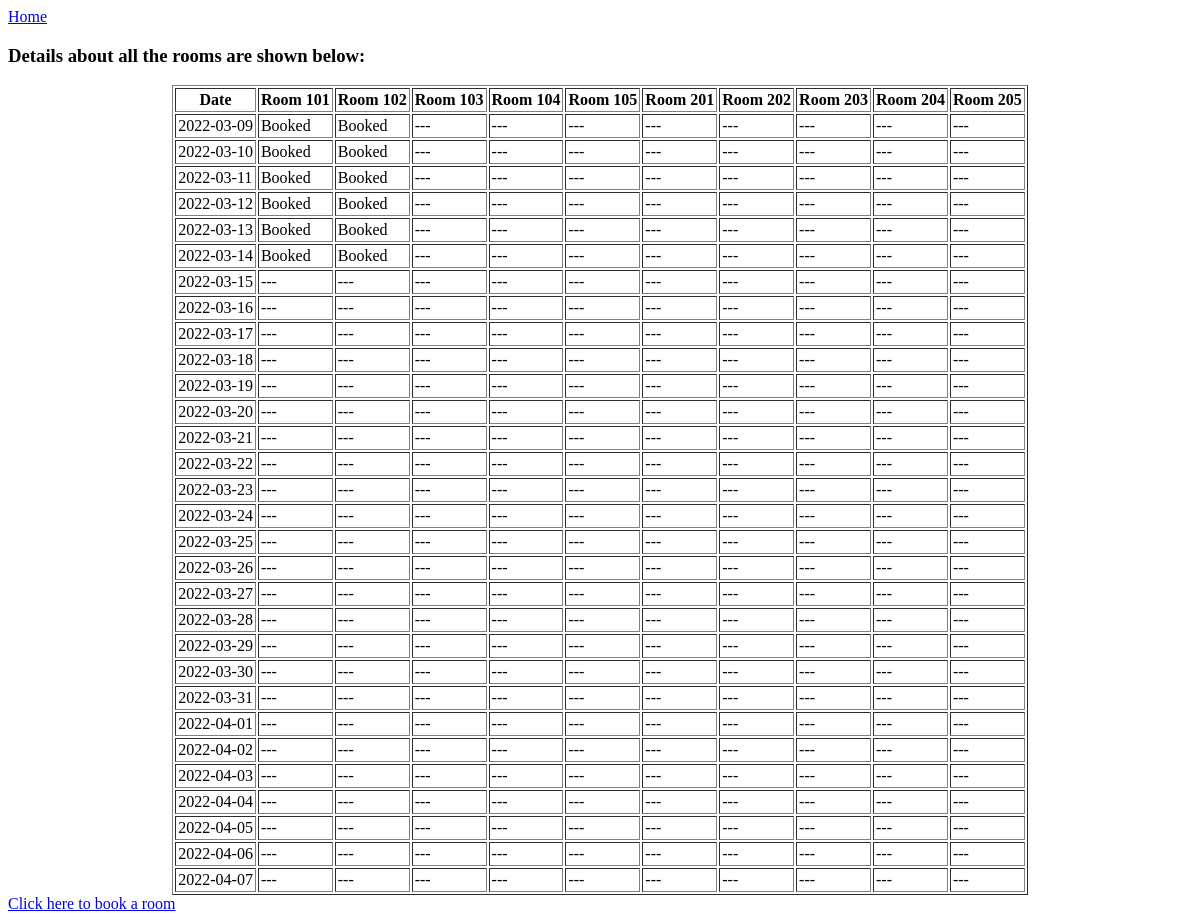
The app's page /room/details, older data.
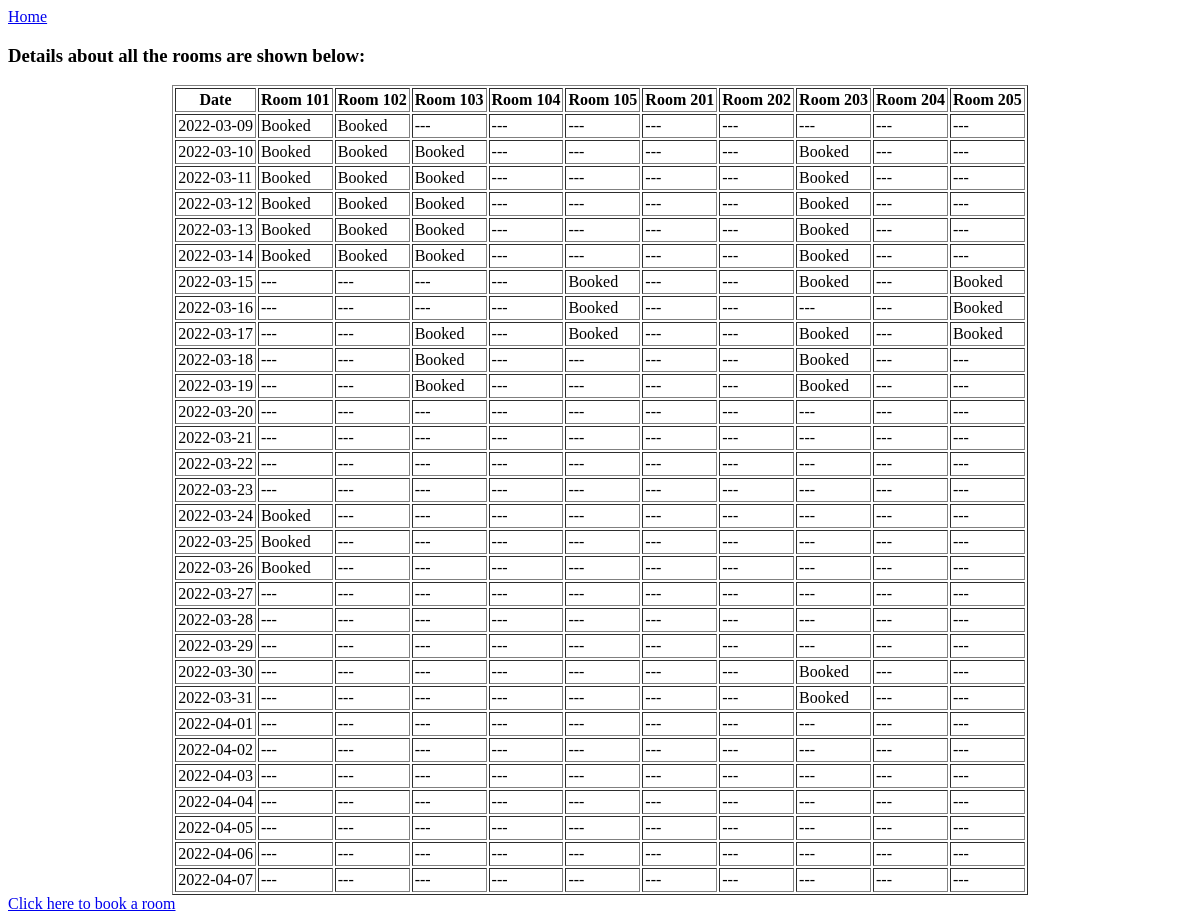
The same page, newer data.
### tables this page shows
CREATE TABLE availability(Date TEXT PRIMARY KEY, "101" INTEGER, "102" INTEGER, "103" INTEGER, "104" INTEGER, "105" INTEGER, "201" INTEGER, "202" INTEGER, "203" INTEGER, "204" INTEGER, "205" INTEGER);

### app.py (the view)
@app.route('/room/details')
def room_details():
    availability = database.get_room_details()
    return render_template('show_room_details.html', availability=availability)

### utils/database.py (called while the page is built)
def get_room_details() -> list[dict]:
    with DatabaseConnection('data.db') as connection:
        cursor = connection.cursor()
        cursor.execute(f'SELECT * FROM availability')
        availability = [{'Date': row[0],
                         'Room-101': row[1], 'Room-102': row[2], 'Room-103': row[3], 'Room-104': row[4],
                         'Room-105': row[5],
                         'Room-201': row[6], 'Room-202': row[7], 'Room-203': row[8], 'Room-204': row[9],
                         'Room-205': row[10],
                         } for row in cursor.fetchall()]
        return availability

### utils/database_connection.py (called while the page is built)
    def __enter__(self):
        self.connection = sqlite3.connect(self.host)
        return self.connection

    def __exit__(self, exc_type, exc_val, exc_tb):
        if exc_type or exc_val or exc_tb:
            self.connection.close()
        else:
            self.connection.commit()
            self.connection.close()

### templates/show_room_details.html (shortened to what this page needs)
{% extends 'base_jinja.html' %}
{% block content %}
<div class="rooms">
    <h3>Details about all the rooms are shown below: </h3>
    <center>
    <table border="1px" cellpadding="2px">
        <tr>
            <th>Date</th>
            <th>Room 101</th>
            <th>Room 102</th>
            <th>Room 103</th>
            <th>Room 104</th>
            <th>Room 105</th>
            <th>Room 201</th>
            <th>Room 202</th>
            <th>Room 203</th>
            <th>Room 204</th>
            <th>Room 205</th>
        </tr>
        {% for room in availability %}
        <tr>
            <td>{{ room['Date'] }}</td>
            <td>{{ '---' if room['Room-101'] else 'Booked'}}</td>
            <td>{{ '---' if room['Room-102'] else 'Booked'}}</td>
            <td>{{ '---' if room['Room-103'] else 'Booked'}}</td>
            <td>{{ '---' if room['Room-104'] else 'Booked'}}</td>
            <td>{{ '---' if room['Room-105'] else 'Booked'}}</td>
            <td>{{ '---' if room['Room-201'] else 'Booked'}}</td>
            <td>{{ '---' if room['Room-202'] else 'Booked'}}</td>
            <td>{{ '---' if room['Room-203'] else 'Booked'}}</td>
            <td>{{ '---' if room['Room-204'] else 'Booked'}}</td>
            <td>{{ '---' if room['Room-205'] else 'Booked'}}</td>
        </tr>
        {% endfor %}
    </table>
    </center>
</div>
<div class="booking">
    <a href="{{ url_for('booking') }}">Click here to book a room</a>
</div>
{% endblock %}

### templates/base_jinja.html (shortened to what this page needs)
<!DOCTYPE HTML>
<html>
<head>
</head>
<body>
<a href="{{ url_for('home') }}">Home</a>
{% block content %}
{% endblock %}
</body>
</html>

Row changes from the older to the newer data that the page shows:
changed availability "2022-03-10": value "---" → "Booked"
changed availability "2022-03-11": value "---" → "Booked"
changed availability "2022-03-12": value "---" → "Booked"
changed availability "2022-03-13": value "---" → "Booked"
changed availability "2022-03-14": value "---" → "Booked"
changed availability "2022-03-15": value "---" → "Booked"
changed availability "2022-03-16": value "---" → "Booked"
changed availability "2022-03-17": value "---" → "Booked"
changed availability "2022-03-18": value "---" → "Booked"
changed availability "2022-03-19": value "---" → "Booked"
changed availability "2022-03-24": value "---" → "Booked"
changed availability "2022-03-25": value "---" → "Booked"
changed availability "2022-03-26": value "---" → "Booked"
changed availability "2022-03-30": value "---" → "Booked"
changed availability "2022-03-31": value "---" → "Booked"
